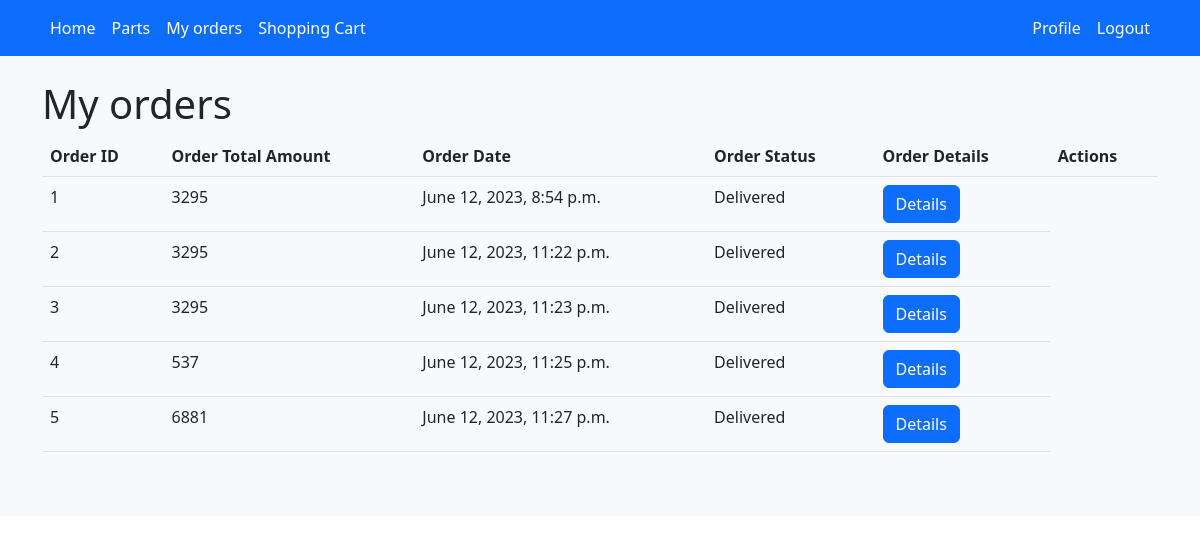
/my-orders/ (signed in), run on an earlier commit of the app's database.
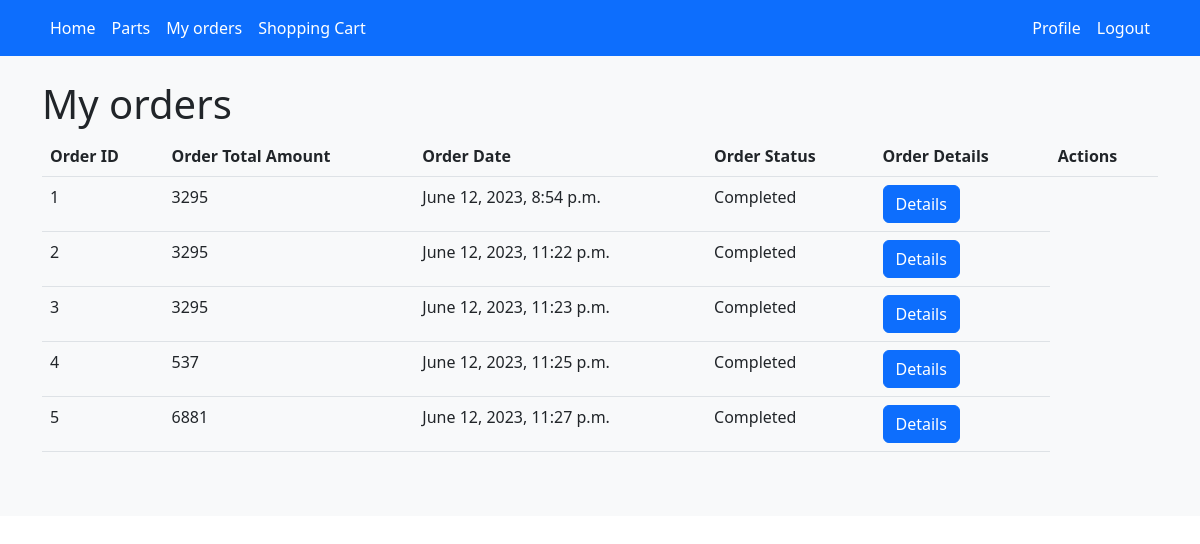
And on a later commit of the database.
### autopartz/models.py (models this page shows, shortened)
class Order(models.Model):
    user = models.ForeignKey(CustomUser, on_delete=models.CASCADE)
    cart = models.ForeignKey(ShoppingCart, on_delete=models.CASCADE)
    total_amount = models.IntegerField()
    created_at = models.DateTimeField(auto_now_add=True)
    order_status = models.CharField(max_length=100,
                                    choices=([('Created', 'Created'), ('Shipped', 'Shipped'), ('Completed', 'Completed')]))

### autopartz/views.py (the view)
# urls.py: path('my-orders/', my_orders_view, name='my_orders'),
def my_orders_view(request):
    return render(request, 'my_orders.html', {
        'orders': get_current_custom_user_orders(request)
    })

### autopartz/views.py (called while the page is built)
def get_current_custom_user(request):
    return CustomUser.objects.all().filter(user=request.user).first()

def get_current_custom_user_orders(request):
    return Order.objects.all().filter(user=get_current_custom_user(request))

### templates/my_orders.html (shortened to what this page needs)
{% extends 'base.html' %}
{% block content %}
<h1 class="display-6">My orders</h1>
<table class="table pt-3">
    <thead>
    <tr>
        <th>Order ID</th>
        <th>Order Total Amount</th>
        <th>Order Date</th>
        <th>Order Status</th>
        <th>Order Details</th>
        <th>Actions</th>
    </thead>
    <tbody>
    {% for order in orders %}
        <tr>
        <td>{{ order.id }}</td>
        <td>{{ order.total_amount }}</td>
        <td>{{ order.created_at }}</td>
        <td>{{ order.order_status }}</td>
        <td><a href="{% url 'order_details' order.id %}" class="btn btn-primary">Details</a></td>
    {% endfor %}
</table>
{% endblock %}

What changed in the data, as far as the page shows it:
changed Order "June 12, 2023, 8:54 p.m.": order_status "Delivered" → "Completed"
changed Order "June 12, 2023, 11:22 p.m.": order_status "Delivered" → "Completed"
changed Order "June 12, 2023, 11:23 p.m.": order_status "Delivered" → "Completed"
changed Order "June 12, 2023, 11:25 p.m.": order_status "Delivered" → "Completed"
changed Order "June 12, 2023, 11:27 p.m.": order_status "Delivered" → "Completed"
